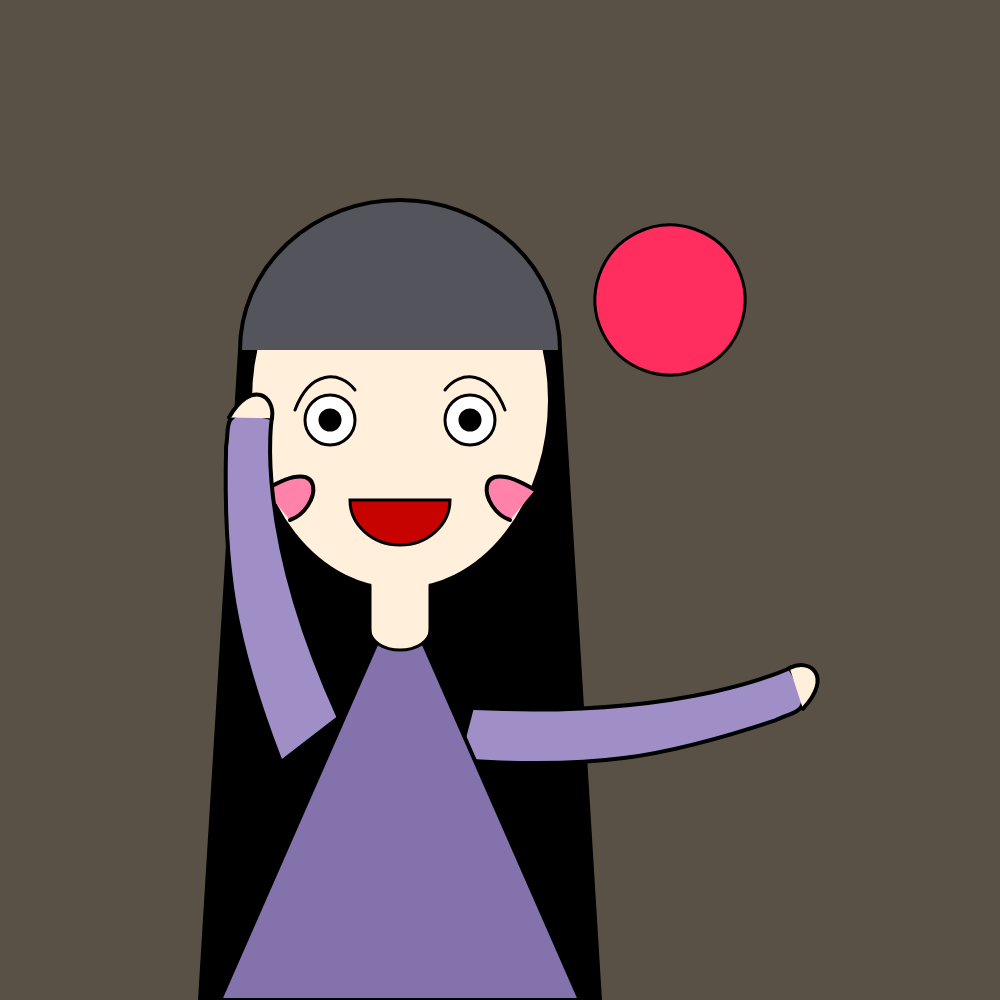
Frame 1 (no input)
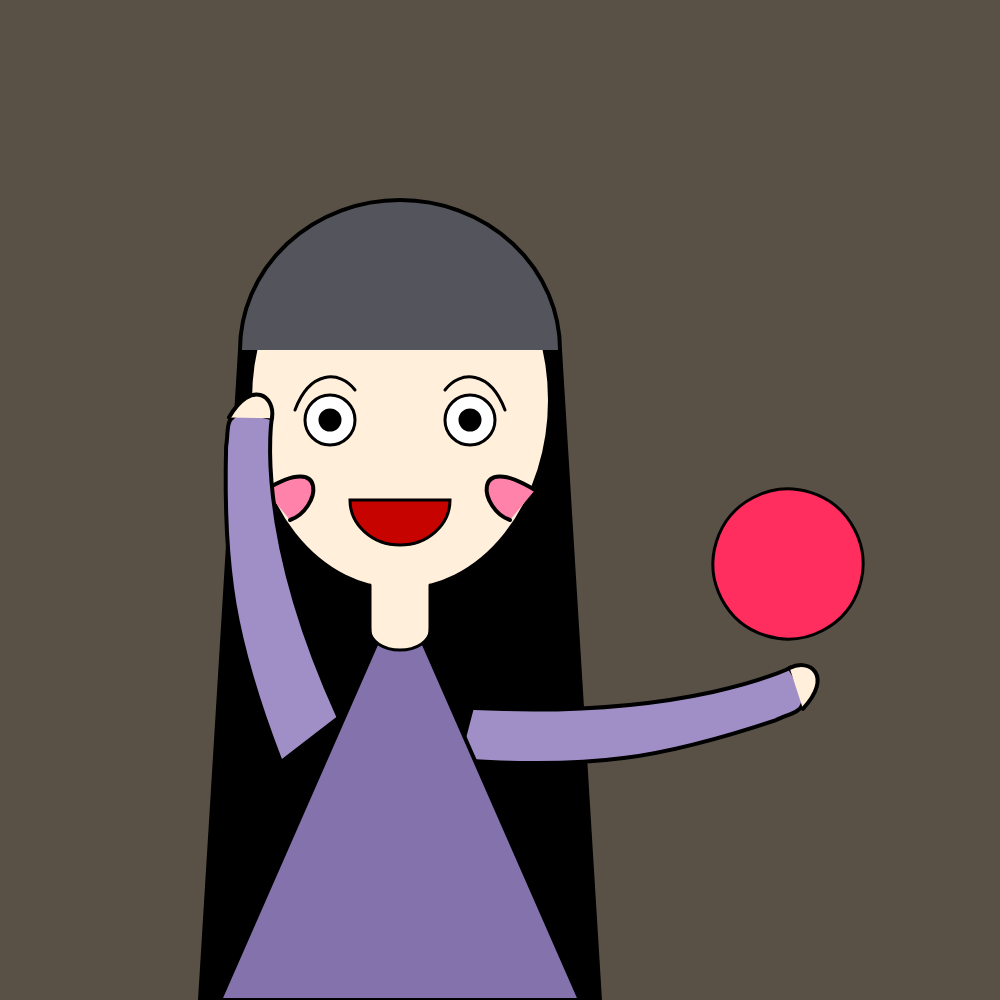
Frame 60 (no input)
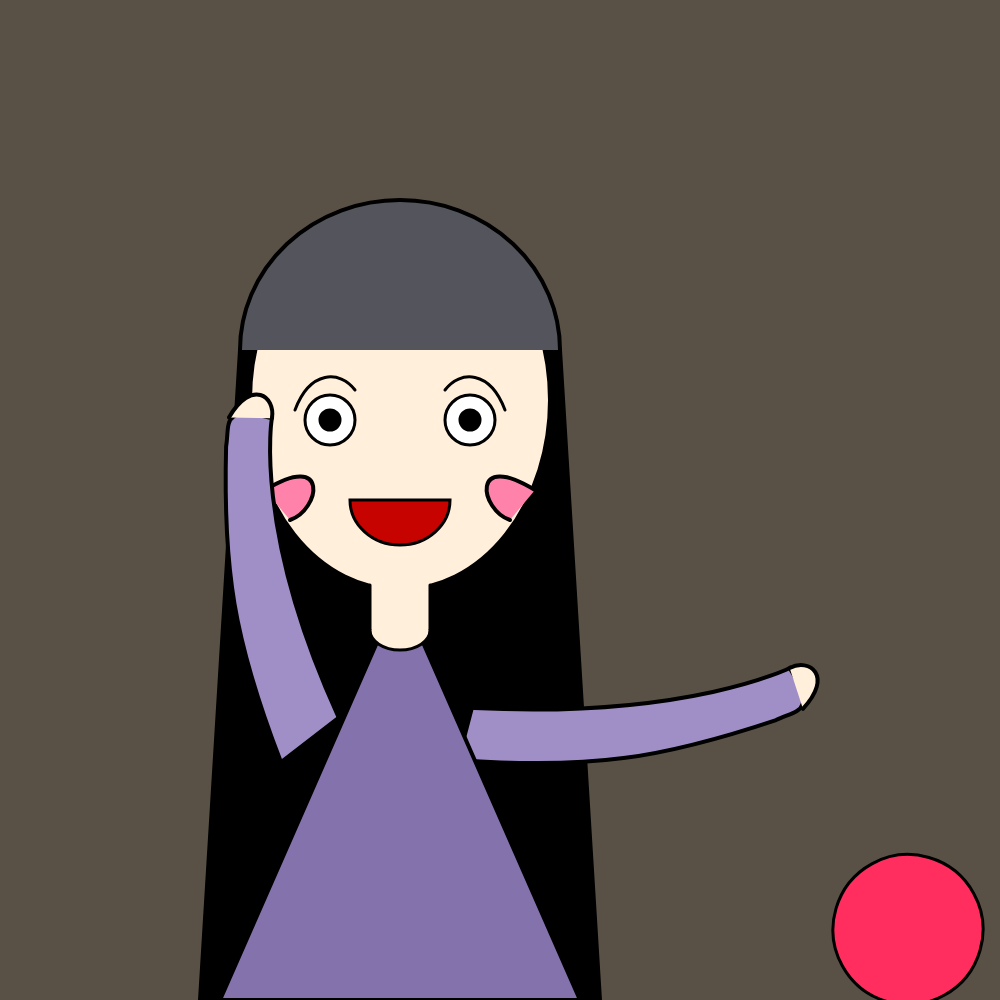
Frame 120 (the mouse pressed at the canvas centre since frame 60)

The p5.js sketch that drew these frames (run headless with seeded random() and noise() and a simulated clock; from frame 60 on, the mouse is pressed at the canvas centre):

// p5.js sketch
// ── sketch.js
var x0=670;
var y0=300;
var dx=2;
function setup() {
  createCanvas(1000, 1000);
}

function draw() {
  background(89, 81, 70);
  strokeWeight(4);

  //发尾
  fill(0);
  quad(240,350,200,1000,600,1000,560,350);
  
  //脸
  fill(255,239,219);
  ellipse(400,400,300,380);
  fill(0);

  //脸颊
  fill(255,130,171);
  bezier(265,490,330,450,320,510,290,520);  //左脸颊
  bezier(535,490,470,450,480,510,510,520);  //右脸颊

  //刘海
  fill(84, 84, 92);
  arc(400,350,320,300,-PI,0,OPEN);

   //右胳膊
  push();
  fill(160, 143, 199);
  translate(490,720);
  rotate(dx/PI);
  translate(-490,-720);
  beginShape();
  vertex(470,720);
  bezierVertex(650,600,700,500,700,500);
  bezierVertex(750,520,730,530,720,550);
  bezierVertex(650,650,600,700,490,770);
  endShape();

  //右手
  fill(255,239,219);
  bezier(700,500,710,480,740,480,735,525);
  pop();
  
  //左胳膊
  push();
  fill(160, 143, 199);
  translate(310,720);
  rotate(dx/PI);
  translate(-310,-720);
  beginShape();
  vertex(330,700);
  bezierVertex(150,600,100,500,100,500);
  bezierVertex(50,520,70,530,80,550);
  bezierVertex(150,650,200,700,310,770);
  endShape();
  
  //左手
  fill(255,239,219);
  bezier(100,500,90,480,60,480,65,525);
  pop();

  //身子
  fill(132, 114, 173);
  triangle(400,590,220,1000,580,1000);

  //脖子
  strokeWeight(0);
  fill(255,239,219);
  rect(370,570,60,60);
  strokeWeight(3);
  line(370,585,370,630);
  line(430,585,430,630);

  //领子
  strokeWeight(3);
  fill(255,239,219);
  arc(400,630,60,40,0,PI,OPEN);

  //眼睛
  fill(255);
  ellipse(330,420,50,50);  //左眼白
  ellipse(470,420,50,50);  //右眼白
  fill(0);
  ellipse(330,420,20,20);  //左眼珠‘
  ellipse(470,420,20,20);  //右眼珠
  
  //眉毛
  //line(300,380,350,380);
  noFill();
  bezier(295,410,310,370,340,370,355,390);  //左眉毛
  bezier(505,410,490,370,460,370,445,390);  //右眉毛

  //嘴巴
  fill(199, 3, 0);
  arc(400,500,100,90,0,PI,CHORD);



  //球
  push();
  translate(x0,y0);
  rotate(dx*x0/(100*PI));
  translate(-x0,-y0);
  fill(282, 46, 94);
  ellipse(x0,y0,150,150);
  x0+=dx;
  y0=0.0034*x0*x0-2.72*x0+596.14;
  if(x0>=width||x0<=0)
  dx=-dx;

}
